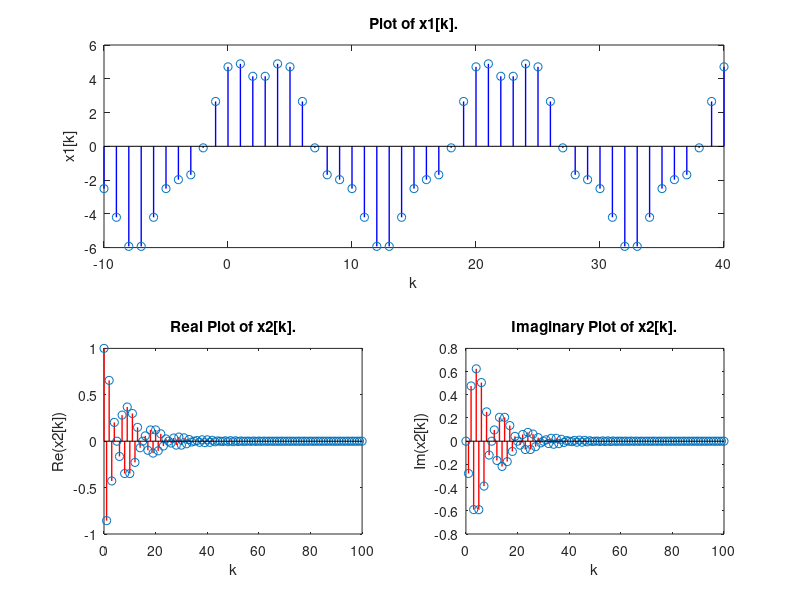

The MATLAB script that drew this image:
% Define and draw  x_1
figure(1);

subplot(2, 2, [1 2]);
%% Define x_1
k = -10:40;
x1 = -5.1*sin(0.1*pi.*k - 3*pi/4) + 1.1*cos(0.4*pi.*k);
%% Plot x_1
stem(k, x1, 'LineWidth', 1, 'Color', 'b');
title("Plot of x1[k].");
xlabel("k");
ylabel("x1[k]");
%% Get energy of x_1
fprintf('E_x1 = %.4f\n', sum(abs(x1).^2));

%% Define x_2
k = 0:100;
x2 = (-0.9).^k .* exp(1).^(1j*pi.*k./10);
%% Plot the real component of the x_2
subplot(2, 2, 3);
stem(k, real(x2),'LineWidth', 1, 'Color', 'r');
title("Real Plot of x2[k].");
xlabel("k");
ylabel("Re(x2[k])");
%% Plot the img component of x_2
subplot(2, 2, 4);
stem(k, imag(x2),'LineWidth', 1, 'Color', 'r');
title("Imaginary Plot of x2[k].");
xlabel("k");
ylabel("Im(x2[k])");
%% Get energy of x_2
fprintf('E_x2 = %.4f\n', sum(abs(x2).^2));